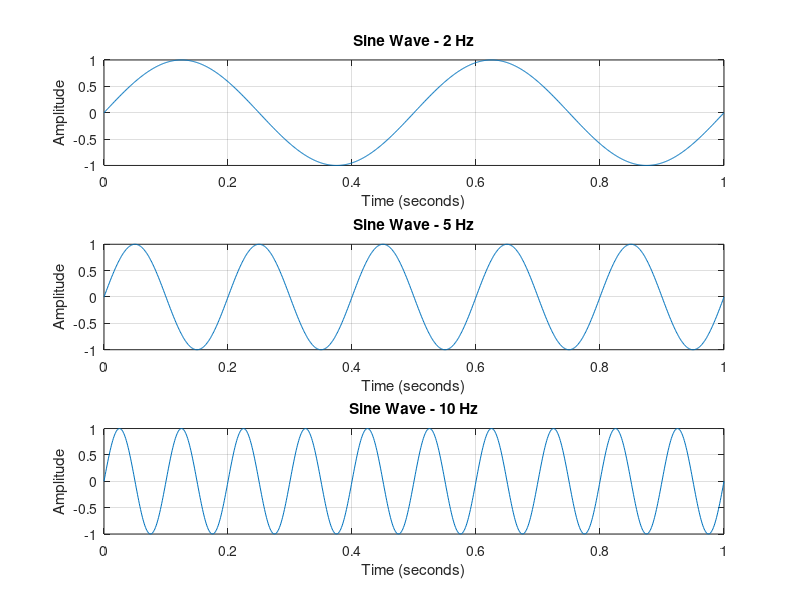
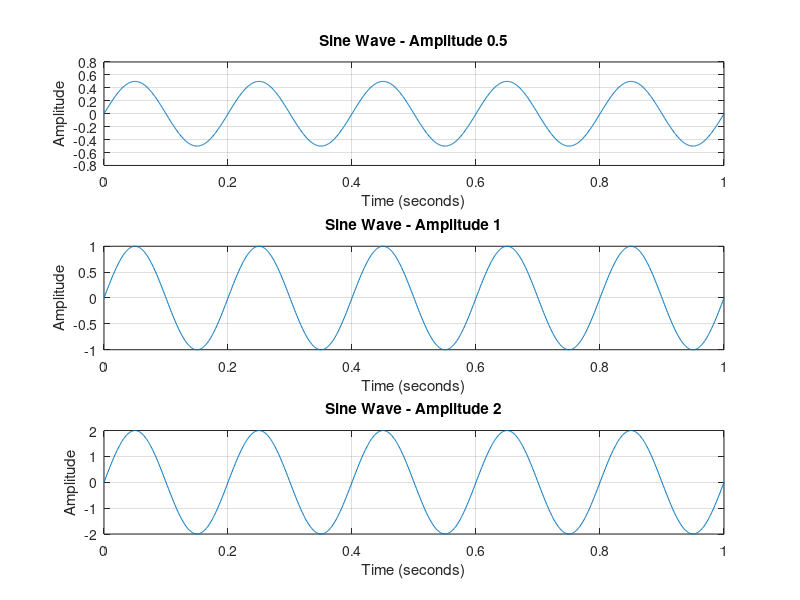
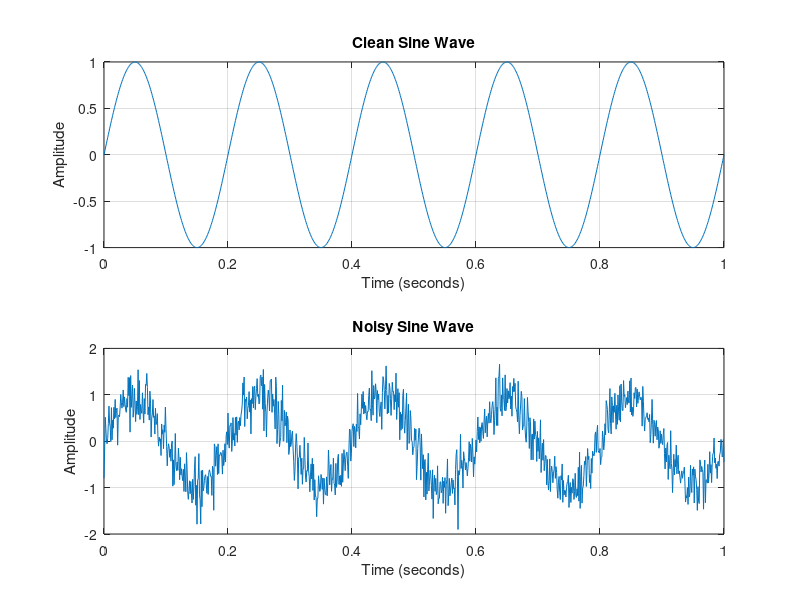
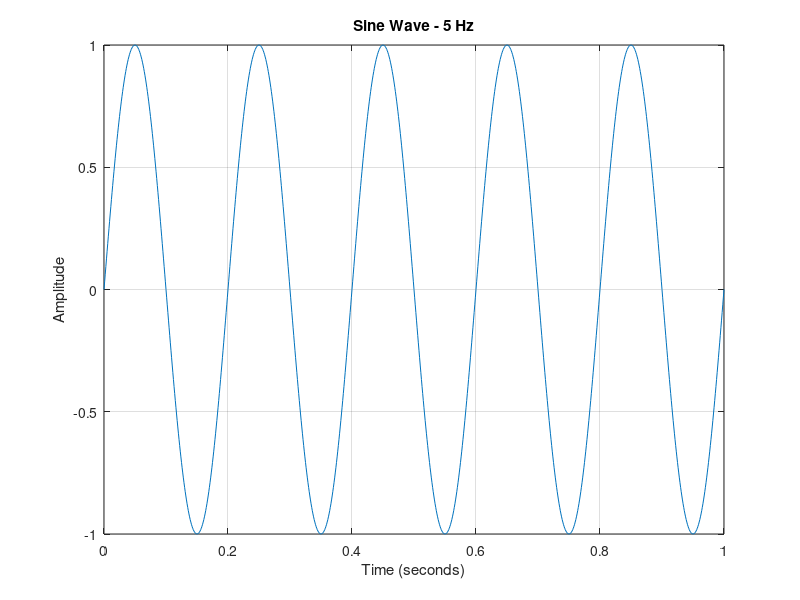

Reproduce these figures in MATLAB, in order.

% Task 1: Create a Sine Wave

clc;
clear;
close all;

% Signal parameters
A = 1;
f = 5;
t = 0:0.001:1;

% Generate sine wave
y = A * sin(2*pi*f*t);

% Plot the signal
figure;
plot(t, y);
title('Sine Wave - 5 Hz');
xlabel('Time (seconds)');
ylabel('Amplitude');
grid on;


% Task 2: Compare Different Frequencies

f1 = 2;
f2 = 5;
f3 = 10;

y1 = sin(2*pi*f1*t);
y2 = sin(2*pi*f2*t);
y3 = sin(2*pi*f3*t);

figure;

subplot(3,1,1);
plot(t,y1);
title('Sine Wave - 2 Hz');
xlabel('Time (seconds)');
ylabel('Amplitude');
grid on;

subplot(3,1,2);
plot(t,y2);
title('Sine Wave - 5 Hz');
xlabel('Time (seconds)');
ylabel('Amplitude');
grid on;

subplot(3,1,3);
plot(t,y3);
title('Sine Wave - 10 Hz');
xlabel('Time (seconds)');
ylabel('Amplitude');
grid on;


% Task 3: Compare Different Amplitudes

f = 5;

A1 = 0.5;
A2 = 1;
A3 = 2;

y1 = A1 * sin(2*pi*f*t);
y2 = A2 * sin(2*pi*f*t);
y3 = A3 * sin(2*pi*f*t);

figure;

subplot(3,1,1);
plot(t,y1);
title('Sine Wave - Amplitude 0.5');
xlabel('Time (seconds)');
ylabel('Amplitude');
grid on;

subplot(3,1,2);
plot(t,y2);
title('Sine Wave - Amplitude 1');
xlabel('Time (seconds)');
ylabel('Amplitude');
grid on;

subplot(3,1,3);
plot(t,y3);
title('Sine Wave - Amplitude 2');
xlabel('Time (seconds)');
ylabel('Amplitude');
grid on;


% Task 4: Add Noise

% Create clean sine wave
f = 5;
A = 1;
clean_signal = A * sin(2*pi*f*t);

% Generate random noise
rng(1);
noise = 0.3 * randn(size(t));

% Add noise to the signal
noisy_signal = clean_signal + noise;

% Plot both signals
figure;

subplot(2,1,1);
plot(t, clean_signal);
title('Clean Sine Wave');
xlabel('Time (seconds)');
ylabel('Amplitude');
grid on;

subplot(2,1,2);
plot(t, noisy_signal);
title('Noisy Sine Wave');
xlabel('Time (seconds)');
ylabel('Amplitude');
grid on;


% Task 5: Save Figures

% Save figures in the same folder as the script
folder = fileparts(mfilename('fullpath'));

exportgraphics(figure(2), fullfile(folder, ...
    'frequency_comparison.png'));

exportgraphics(figure(3), fullfile(folder, ...
    'amplitude_comparison.png'));

exportgraphics(figure(4), fullfile(folder, ...
    'clean_vs_noisy_signal.png'));

disp('All figures saved successfully!');
